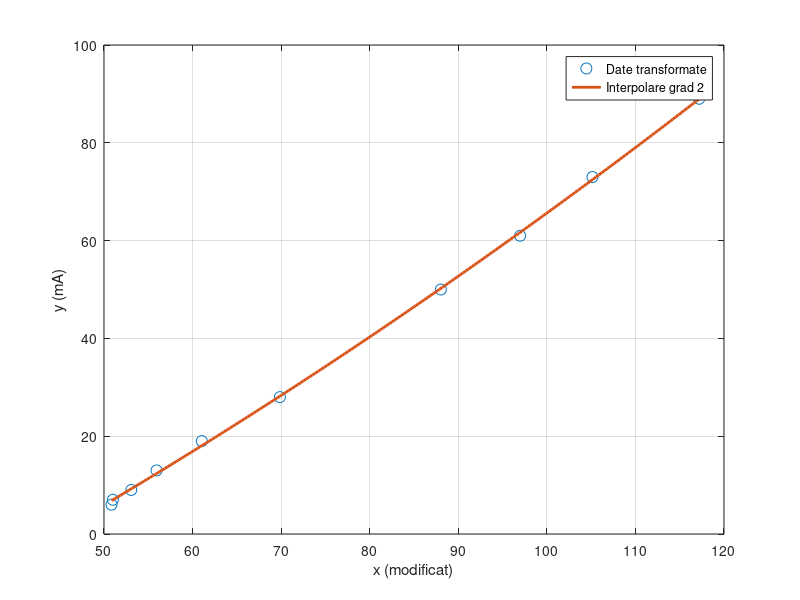

Write MATLAB code to recreate this figure.
% Date originale
x = [-50.85, -51, -53.08, -55.93, -61.04, -69.86, -88.03, 83.02, 74.85, 62.80];
y = [6, 7, 9, 13, 19, 28, 50, 61, 73, 89];

% Transformări
x_final = x;
for i = 1:length(x)
    if x(i) < 0
        % negative → modul
        x_final(i) = -x(i);
    else
        % pozitive → cadran 2
        x_final(i) = 180 - x(i);
    end
end

disp('x_final:');
disp(x_final);

% Interpolare polinomială (grad 3, de exemplu)
n = 2;
p = polyfit(x_final, y, n);

f = @(x) (0.0024*x^(2)+0.832*x-41.72777);
f(117.2)

disp('Coeficienții polinomului (grad 2):');
disp(p);

% Generăm puncte pentru desen
x_fit = linspace(min(x_final), max(x_final), 200);
y_fit = polyval(p, x_fit);

% Plot
figure;
plot(x_final, y, 'o', 'MarkerSize', 8, 'DisplayName', 'Date transformate');
hold on;
plot(x_fit, y_fit, '-', 'LineWidth', 2, 'DisplayName', sprintf('Interpolare grad %d', n));
xlabel('x (modificat)');
ylabel('y (mA)');
legend;
grid on;
